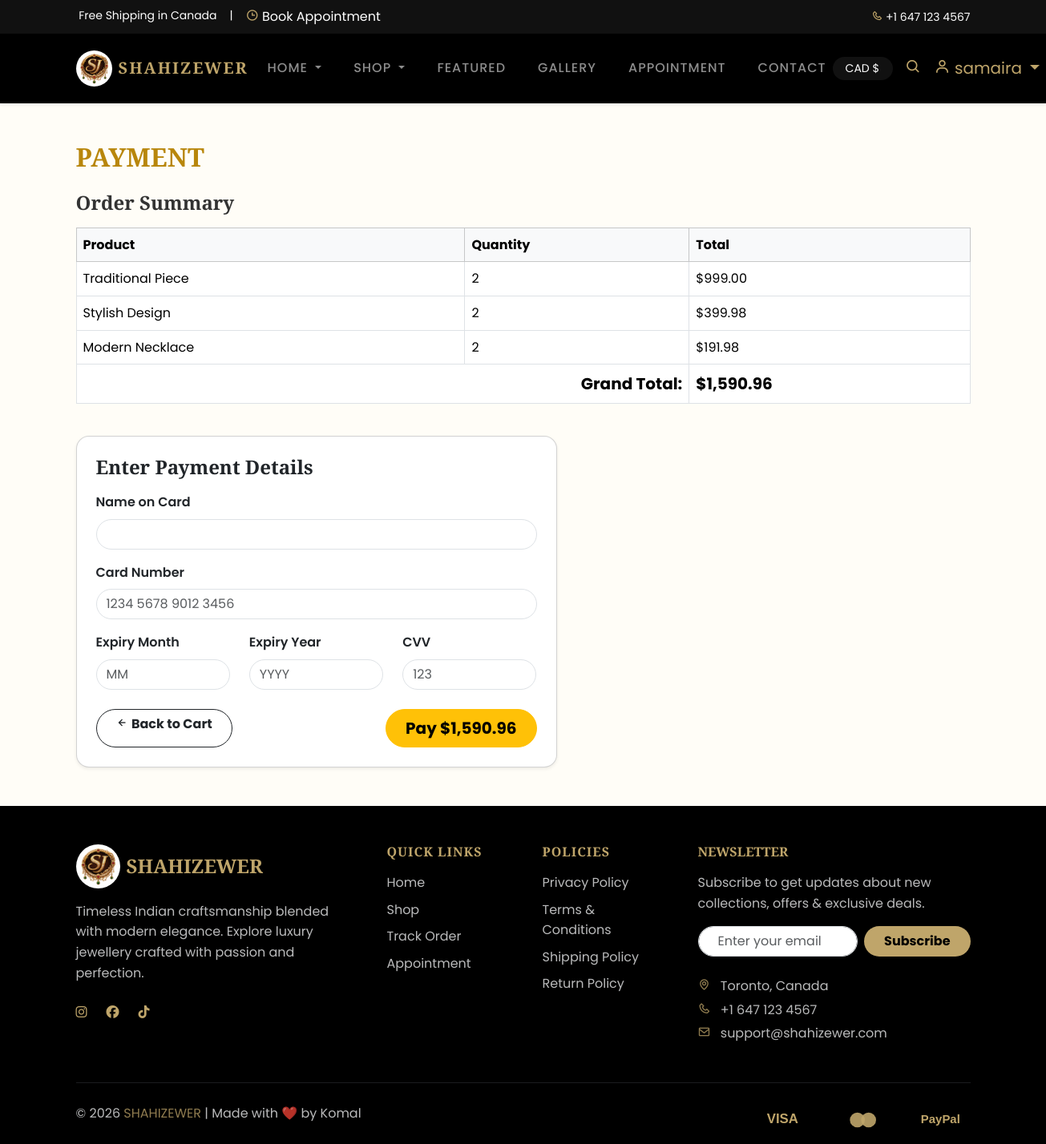
/payment.php (signed in), run on the app's committed database.
### tables this page shows
CREATE TABLE `carts` (
  `cart_id` int(11) NOT NULL,
  `user_id` int(11) NOT NULL,
  `product_id` int(11) NOT NULL,
  `quantity` int(11) NOT NULL DEFAULT 1,
  `created_at` timestamp NOT NULL DEFAULT current_timestamp(),
  `updated_at` timestamp NOT NULL DEFAULT current_timestamp() ON UPDATE current_timestamp()
);

CREATE TABLE `products` (
  `product_id` int(11) NOT NULL,
  `category_id` int(11) DEFAULT NULL,
  `product_name` varchar(150) NOT NULL,
  `description` text DEFAULT NULL,
  `price` decimal(10,2) NOT NULL,
  `stock_quantity` int(11) UNSIGNED NOT NULL DEFAULT 0,
  `image_url` varchar(255) DEFAULT NULL,
  `is_featured` tinyint(1) DEFAULT 0,
  `created_at` timestamp NOT NULL DEFAULT current_timestamp()
);

### payment.php (the view, shortened to what this page needs)
<?php
require_once __DIR__ . '/views/header.php';
$cartItems = [];
$grand_total = 0;
$user_id = $_SESSION['user']['user_id'] ?? null;
if ($user_id) {
    $stmt = $pdo->prepare("
        SELECT c.product_id, c.quantity, p.product_name, p.price, p.image_url
        FROM carts c
        JOIN products p ON c.product_id = p.product_id
        WHERE c.user_id = ?
    ");
    $stmt->execute([$user_id]);
    $cartItems = $stmt->fetchAll(PDO::FETCH_ASSOC);
} else {
    if (!isset($_SESSION['cart'])) $_SESSION['cart'] = [];
    $cartItems = $_SESSION['cart'];
}
foreach ($cartItems as $item) {
    $grand_total += $item['price'] * $item['quantity'];
}
?>
<section class="py-5" style="background:#fffdf7;">
  <div class="container">
    <h2 class="fw-bold text-uppercase mb-4" style="color:#b8860b;">Payment</h2>
    <?php if (empty($cartItems)): ?>
      <div class="alert alert-warning text-center rounded-4 shadow-sm">
        Your cart is empty. <a href="<?= BASE_URL ?>/shop.php">Go to shop</a>
      </div>
      <div class="text-center mt-4">
        <a href="<?= BASE_URL ?>/cart.php" class="btn btn-outline-dark rounded-pill px-4 fw-bold">
          <i class="bx bx-left-arrow-alt"></i> Back to Cart
        </a>
      </div>
    <?php else: ?>
      <div class="mb-4">
        <h4 class="fw-bold mb-3">Order Summary</h4>
        <div class="table-responsive">
          <table class="table table-bordered align-middle">
            <thead class="table-light">
              <tr>
                <th>Product</th>
                <th>Quantity</th>
                <th>Total</th>
              </tr>
            </thead>
            <tbody>
              <?php foreach ($cartItems as $item): ?>
                <tr>
                  <td><?= htmlspecialchars($item['product_name']) ?></td>
                  <td><?= (int)$item['quantity'] ?></td>
                  <td>$<?= number_format($item['price'] * $item['quantity'], 2) ?></td>
                </tr>
              <?php endforeach; ?>
            </tbody>
            <tfoot>
              <tr>
                <td colspan="2" class="text-end fw-bold fs-5">Grand Total:</td>
                <td class="fw-bold fs-5">$<?= number_format($grand_total, 2) ?></td>
              </tr>
            </tfoot>
          </table>
        </div>
      </div>
      <div class="card shadow-sm rounded-4 p-4" style="max-width:600px;">
        <h4 class="fw-bold mb-3">Enter Payment Details</h4>
        <form method="post" action="process_payment.php">
          <div class="mb-3">
            <label class="form-label fw-semibold">Name on Card</label>
            <input type="text" name="card_name" class="form-control rounded-pill" required>
          </div>
          <div class="mb-3">
            <label class="form-label fw-semibold">Card Number</label>
            <input type="text" name="card_number" class="form-control rounded-pill" placeholder="1234 5678 9012 3456" required>
          </div>
          <div class="row mb-3">
            <div class="col">
              <label class="form-label fw-semibold">Expiry Month</label>
              <input type="text" name="exp_month" class="form-control rounded-pill" placeholder="MM" required>
            </div>
            <div class="col">
              <label class="form-label fw-semibold">Expiry Year</label>
              <input type="text" name="exp_year" class="form-control rounded-pill" placeholder="YYYY" required>
            </div>
            <div class="col">
              <label class="form-label fw-semibold">CVV</label>
              <input type="text" name="cvv" class="form-control rounded-pill" placeholder="123" required>
            </div>
          </div>
          <div class="d-flex justify-content-between mt-4 flex-wrap gap-2">
            <a href="<?= BASE_URL ?>/cart.php" class="btn btn-outline-dark rounded-pill px-4 fw-bold">
              <i class="bx bx-left-arrow-alt"></i> Back to Cart
            </a>
            <button type="submit" class="btn btn-lg btn-warning fw-bold rounded-pill px-4">
              Pay $<?= number_format($grand_total, 2) ?>
            </button>
          </div>
        </form>
      </div>
    <?php endif; ?>
  </div>
</section>
<?php require_once __DIR__ . '/views/footer.php'; ?>

### views/header.php (shortened to what this page needs)
<?php
$user = $_SESSION['user'] ?? null;
?>
<!DOCTYPE html>
<html lang="en">
<head>
  <link href="https://cdn.jsdelivr.net/npm/bootstrap@5.3.3/dist/css/bootstrap.min.css" rel="stylesheet">
  <link href="https://unpkg.com/boxicons@2.1.4/css/boxicons.min.css" rel="stylesheet">
  <link href="https://cdnjs.cloudflare.com/ajax/libs/font-awesome/6.5.0/css/all.min.css" rel="stylesheet">
  <link rel="stylesheet" href="<?= BASE_URL ?>/assets/css/bootstrap_custom.css">
</head>
<body>
<div class="py-2 text-center text-white small" style="background:#111;">
  <div class="container d-flex flex-column flex-md-row justify-content-between align-items-center">
    <div class="d-flex gap-3">
      <span><i class="bx bx-truck" style="color:#BFA56A;"></i> Free Shipping in Canada</span>
      <span class="d-none d-md-inline">|</span>
      <a href="<?= BASE_URL ?>/appointment.php" class="text-decoration-none text-white">
        <i class="bx bx-time" style="color:#BFA56A;"></i> Book Appointment
      </a>
    </div>
    <div class="mt-2 mt-md-0">
      <span><i class="bx bx-phone" style="color:#BFA56A;"></i> +1 647 123 4567</span>
    </div>
  </div>
</div>
<nav class="navbar navbar-expand-lg navbar-dark sticky-top shadow-sm" style="background:#000;">
  <div class="container py-2">
    <a class="navbar-brand d-flex align-items-center gap-2 fw-bold" href="<?= BASE_URL ?>/index.php">
      <img src="<?= BASE_URL ?>/assets/images/newlogo.png" width="45" class="rounded-circle">
      <span style="color:#BFA56A; letter-spacing:2px;">SHAHIZEWER</span>
    </a>
    <div class="collapse navbar-collapse" id="mainNav">
      <ul class="navbar-nav mx-auto gap-lg-4 text-uppercase fw-semibold">
        <li class="nav-item dropdown">
  <a class="nav-link dropdown-toggle
     <?= (in_array(basename($_SERVER['PHP_SELF']), ['index.php','about.php','faq.php'])) ? 'active' : '' ?>"
     href="#" id="homeDropdown" role="button" data-bs-toggle="dropdown" aria-expanded="false">
     Home
  </a>
</li>
        <li class="nav-item dropdown">
          <a class="nav-link dropdown-toggle <?= (basename($_SERVER['PHP_SELF']) == 'shop.php') ? 'active' : '' ?>"
            href="<?= BASE_URL ?>/shop.php"
            id="shopMenu" data-bs-toggle="dropdown" role="button" aria-expanded="false">
            Shop
          </a>
        </li>
        <li class="nav-item">
          <a class="nav-link" href="<?= BASE_URL ?>/index.php#products">Featured</a>
        </li>
        <li class="nav-item">
          <a class="nav-link" href="<?= BASE_URL ?>/index.php#gallerySection">Gallery</a>
        </li>
        <li class="nav-item">
          <a class="nav-link <?= (basename($_SERVER['PHP_SELF']) == 'appointment.php') ? 'active' : '' ?>"
             href="<?= BASE_URL ?>/appointment.php">Appointment</a>
        </li>
        <li class="nav-item">
          <a class="nav-link" href="<?= BASE_URL ?>/index.php#contact">Contact</a>
        </li>
      </ul>
      <div class="d-flex align-items-center gap-3">
        <select id="currency" name="currency"
            class="form-select form-select-sm text-white border-0 rounded-pill px-3"
            style="background:#111; width:auto;">
            <option value="CAD">CAD $</option>
        </select>
        <a href="<?= BASE_URL ?>/shop.php" class="text-decoration-none fs-5" style="color:#BFA56A;">
            <i class="bx bx-search"></i>
        </a>
        <?php if ($user): ?>
            <div class="dropdown">
                <a class="text-decoration-none fs-5 dropdown-toggle" href="#" role="button" id="userMenu" data-bs-toggle="dropdown" style="color:#BFA56A;">
                    <i class="bx bx-user"></i> <?= htmlspecialchars($user['name']) ?>
                </a>
            </div>
        <?php else: ?>
            <a href="<?= BASE_URL ?>/auth/login.php" class="text-decoration-none fs-5" style="color:gold;">
                <i class="bx bx-user"></i>
            </a>
        <?php endif; ?>
      </div>
    </div>
  </div>
</nav>

### views/footer.php (shortened to what this page needs)
<footer class="text-white pt-5" style="background:#000;">
  <div class="container">
    <div class="row g-5">
      <div class="col-md-4">
        <div class="d-flex align-items-center gap-2 mb-3">
          <img src="<?= BASE_URL ?>/assets/images/newlogo.png" width="55" class="rounded-circle">
          <h4 class="fw-bold m-0" style="color:#BFA56A;">SHAHIZEWER</h4>
        </div>
        <p class="text-light opacity-75">
          Timeless Indian craftsmanship blended with modern elegance.
          Explore luxury jewellery crafted with passion and perfection.
        </p>
        <div class="d-flex gap-4 mt-4 fs-3">
          <a href="https://www.instagram.com/shahizewer/" class="text-decoration-none" style="color:#BFA56A;">
            <i class="fab fa-instagram"></i>
          </a>
          <a href="https://www.facebook.com/navjot.komal.shori" class="text-decoration-none" style="color:#BFA56A;">
            <i class="fab fa-facebook"></i>
          </a>
          <a href="https://www.tiktok.com/@shahizewer" target="_blank" class="text-decoration-none" style="color:#BFA56A;">
            <i class="fab fa-tiktok"></i>
          </a>
        </div>
      </div>
      <div class="col-md-2">
        <h6 class="fw-bold text-uppercase mb-3 text-gold">Quick Links</h6>
        <ul class="list-unstyled d-flex flex-column gap-2">
          <li><a href="<?= BASE_URL ?>/index.php" class="text-decoration-none text-light opacity-75">Home</a></li>
          <li><a href="<?= BASE_URL ?>/shop.php" class="text-decoration-none text-light opacity-75">Shop</a></li>
          <li><a href="<?= BASE_URL ?>/track_order.php" class="text-decoration-none text-light opacity-75">Track Order</a></li>
          <li><a href="<?= BASE_URL ?>/appointment.php" class="text-decoration-none text-light opacity-75">Appointment</a></li>
        </ul>
      </div>
<div class="col-md-2">
  <h6 class="fw-bold text-uppercase mb-3 text-gold">Policies</h6>
  <ul class="list-unstyled d-flex flex-column gap-2">
    <li>
      <a href="<?= BASE_URL ?>/privacy.php"
        class="text-light
        <?= (basename($_SERVER['PHP_SELF']) == 'privacy.php') ? 'active-link' : 'text-decoration-none opacity-75' ?>">
        Privacy Policy
      </a>
    </li>
    <li>
      <a href="<?= BASE_URL ?>/terms.php"
        class="text-light
        <?= (basename($_SERVER['PHP_SELF']) == 'terms.php') ? 'active-link' : 'text-decoration-none opacity-75' ?>">
        Terms & Conditions
      </a>
    </li>
    <li>
      <a href="<?= BASE_URL ?>/shipping.php"
        class="text-light
        <?= (basename($_SERVER['PHP_SELF']) == 'shipping.php') ? 'active-link' : 'text-decoration-none opacity-75' ?>">
        Shipping Policy
      </a>
    </li>
    <li>
      <a href="<?= BASE_URL ?>/returns.php"
        class="text-light
        <?= (basename($_SERVER['PHP_SELF']) == 'returns.php') ? 'active-link' : 'text-decoration-none opacity-75' ?>">
        Return Policy
      </a>
    </li>
  </ul>
</div>
      <div class="col-md-4">
        <h6 class="fw-bold text-uppercase mb-3" style="color:#BFA56A;">Newsletter</h6>
        <p class="text-light opacity-75">
          Subscribe to get updates about new collections, offers & exclusive deals.
        </p>
        <form class="d-flex gap-2" id="newsletterForm" method="POST" action="#">
          <input type="email"
                id="newsletterEmail"
                name="newsletterEmail"
                class="form-control rounded-pill px-4"
                placeholder="Enter your email"
                autocomplete="email"
                required>
                  <button type="submit"
                  class="btn rounded-pill fw-bold px-4"
                  style="background:#BFA56A; color:black;">
            Subscribe
          </button>
        </form>
        <div class="mt-4">
          <p class="mb-1 text-light opacity-75">
            <i class="bx bx-map me-2" style="color:#BFA56A;"></i> Toronto, Canada
          </p>
          <p class="mb-1 text-light opacity-75">
            <i class="bx bx-phone me-2" style="color:#BFA56A;"></i> +1 647 123 4567
          </p>
          <p class="mb-0 text-light opacity-75">
            <i class="bx bx-envelope me-2" style="color:#BFA56A;"></i> support@shahizewer.com
          </p>
        </div>
      </div>
    </div>
    <hr class="border-secondary mt-5">
    <div class="d-flex flex-column flex-md-row justify-content-between align-items-center pb-3">
      <p class="mb-2 mb-md-0 text-light opacity-75">
          © <?= date('Y') ?> <span style="color:#BFA56A;">SHAHIZEWER</span> | Made with ❤️ by Komal
      </p>
      <div class="d-flex align-items-center gap-4 mt-3">
  <div class="payment-icon">
    <svg height="28" viewBox="0 0 80 30" xmlns="http://www.w3.org/2000/svg">
      <text x="50%" y="65%" text-anchor="middle"
            font-size="18"
            font-weight="bold"
            fill="#BFA56A"
            font-family="Arial, sans-serif">
        VISA
      </text>
    </svg>
  </div>
  <div class="payment-icon">
    <svg height="28" viewBox="0 0 80 30" xmlns="http://www.w3.org/2000/svg">
      <circle cx="35" cy="15" r="10" fill="#BFA56A" opacity="0.9"/>
      <circle cx="50" cy="15" r="10" fill="#BFA56A" opacity="0.9"/>
    </svg>
  </div>
  <div class="payment-icon">
    <svg height="28" viewBox="0 0 80 30" xmlns="http://www.w3.org/2000/svg">
      <text x="50%" y="65%" text-anchor="middle"
            font-size="16"
            font-weight="bold"
            fill="#BFA56A"
            font-family="Arial, sans-serif">
        PayPal
      </text>
    </svg>
  </div>
</div>
    </div>
  </div>
</footer>
</body>
</html>

### data on the page
carts: product.product_name "Traditional Piece", quantity "2", $item['price'] * $item['quantity'] "999.00"
carts: product.product_name "Stylish Design", quantity "2", $item['price'] * $item['quantity'] "399.98"
carts: product.product_name "Modern Necklace", quantity "2", $item['price'] * $item['quantity'] "191.98"

### other printed values
$user['name'] "samaira"
$grand_total "1,590.96"
